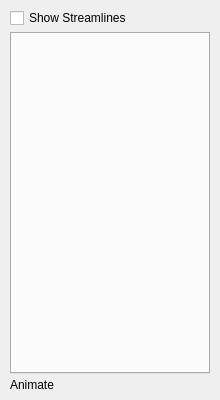
<?xml version="1.0" encoding="UTF-8"?>
<ui version="4.0">
 <class>StreamlinesPage</class>
 <widget class="QWidget" name="StreamlinesPage">
  <property name="geometry">
   <rect>
    <x>0</x>
    <y>0</y>
    <width>220</width>
    <height>400</height>
   </rect>
  </property>
  <layout class="QVBoxLayout" name="verticalLayout">
   <property name="spacing">
    <number>4</number>
   </property>
   <property name="leftMargin">
    <number>10</number>
   </property>
   <property name="topMargin">
    <number>8</number>
   </property>
   <property name="rightMargin">
    <number>10</number>
   </property>
   <property name="bottomMargin">
    <number>8</number>
   </property>
   <item>
    <widget class="QCheckBox" name="showCb">
     <property name="text">
      <string>Show Streamlines</string>
     </property>
    </widget>
   </item>
   <item>
    <widget class="QWidget" name="optionsGroup" native="true">
     <layout class="QVBoxLayout" name="optionsLayout">
      <property name="spacing">
       <number>4</number>
      </property>
      <property name="leftMargin">
       <number>0</number>
      </property>
      <property name="topMargin">
       <number>0</number>
      </property>
      <property name="rightMargin">
       <number>0</number>
      </property>
      <property name="bottomMargin">
       <number>0</number>
      </property>
      <item>
       <widget class="QTabWidget" name="slTabs"/>
      </item>
      <item>
       <widget class="QLabel" name="animateHeader">
        <property name="text">
         <string>Animate</string>
        </property>
       </widget>
      </item>
     </layout>
    </widget>
   </item>
  </layout>
 </widget>
 <resources/>
 <connections/>
</ui>
